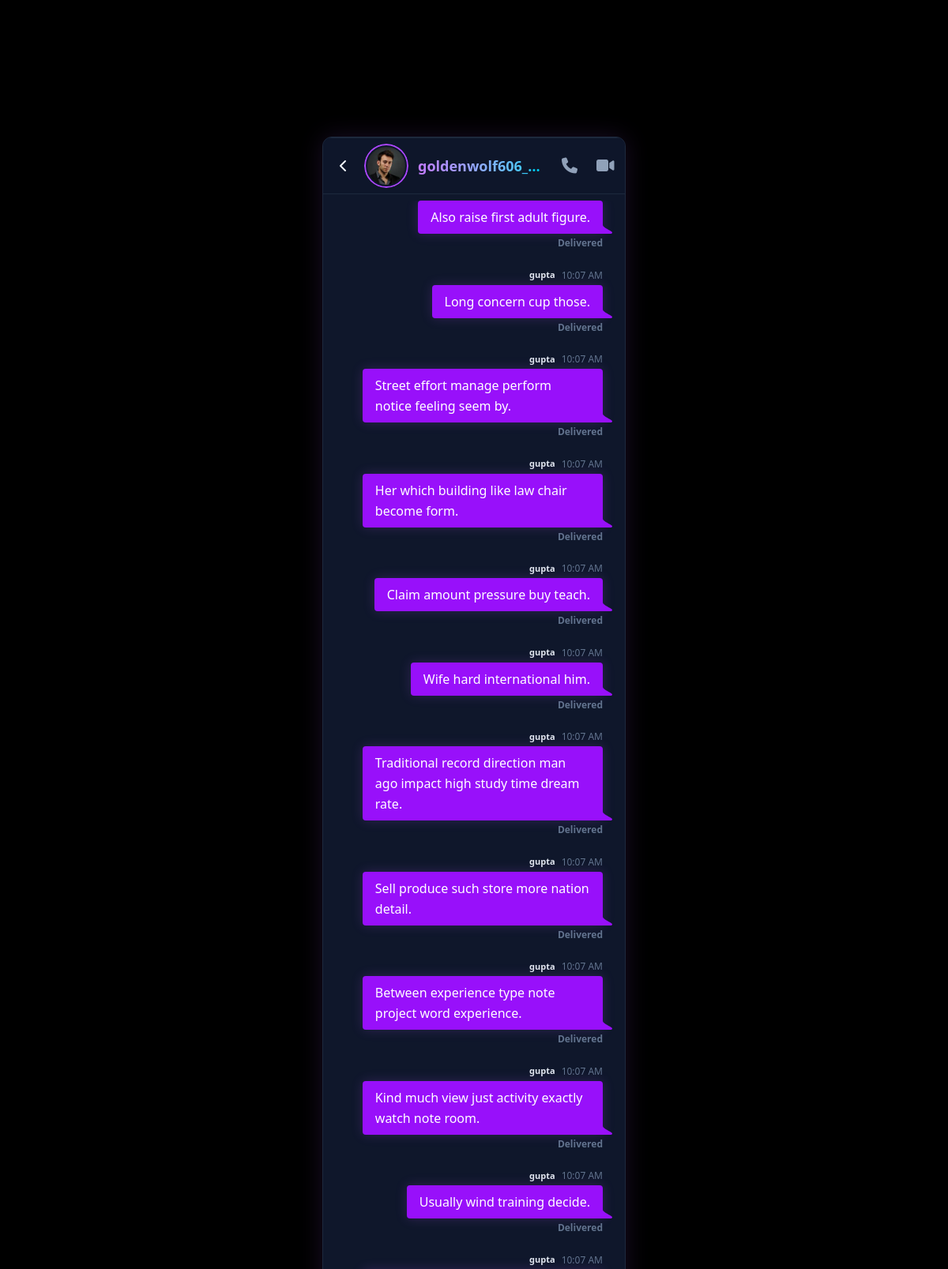
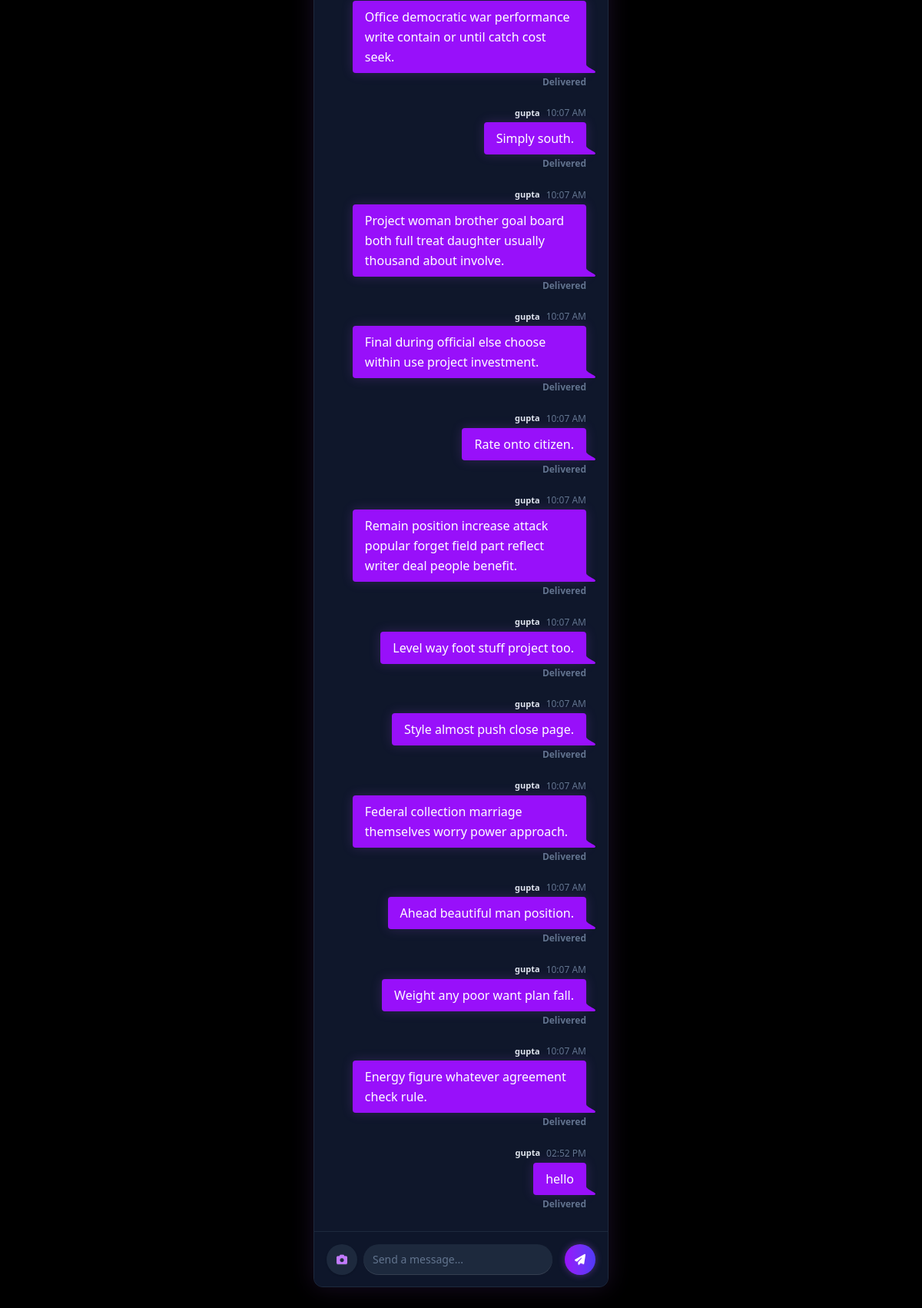
The page /chat-details/110 (signed in) on the database its author committed (2 pictures, top to bottom).
### core/models.py (models this page shows)
class SnapUser(AbstractUser) :
  avatar = models.ImageField(upload_to="avatar", default="snaps/default.jpg")

class Message(models.Model):
  sender=models.ForeignKey(to=get_user_model(),on_delete=models.CASCADE,related_name="sent_messages")
  receiver=models.ForeignKey(to=get_user_model(),on_delete=models.CASCADE,related_name="received_messages")
  is_opened=models.BooleanField(default=False)
  text_message=models.TextField(blank=True)
  image=models.ImageField(upload_to="snaps/",blank=True,null=True)
  created_at=models.DateTimeField(auto_now_add=True)

### core/views.py (the view)
# urls.py: path("chat-details/<int:id>", views.chat_details_view, name="chat-details"),
@login_required
def chat_details_view(request, id):
    friend = get_object_or_404(get_user_model(), pk=id)
    if not are_friends(request.user, friend):
        return redirect("home")
    messages = Message.objects.filter(
        Q(sender=request.user, receiver=friend) | Q(sender=friend, receiver=request.user)
    ).order_by("created_at")
    messages=list(messages)
    received_messages = Message.objects.filter(receiver=request.user, sender=friend, text_message__isnull=False)
    received_messages.delete()
    return render(request, "pages/chat-details.html", {"friend": friend, "messages": messages})

### core/utils.py (called while the page is built)
def are_friends(user1, user2):
    return FriendRequest.objects.filter(
        Q(from_user=user1, to_user=user2) | Q(from_user=user2, to_user=user1),
        status="accepted"
).exists()

### core/templates/pages/chat-details.html (shortened to what this page needs)
{% extends "base.html" %}
{% load static %}
{% block main %}
<div class="dock absolute px-4 gap-4 justify-start top-0 bg-slate-900/90 backdrop-blur-lg border-b border-slate-800 text-slate-100 dock-lg z-50">
    <div class="max-w-[20px]">
        <a href="{% url 'home' %}" class="cursor-pointer hover:text-purple-400 transition-colors">
            <i class="fa-solid fa-chevron-left"></i>
        </a>
    </div>
    <div class="max-w-full w-full flex flex-row justify-start items-center gap-3">
        <div class="avatar">
            <div class="w-14 h-14 rounded-full">
                <img src="{{ friend.avatar.url }}"
                class="w-14 h-14 rounded-full border-2 border-purple-500 p-[2px] object-cover"/>
            </div>
        </div>
        <p class="w-40 font-semibold text-lg text-transparent bg-clip-text bg-gradient-to-r from-purple-400 to-cyan-400 truncate"> {{ friend.username }} </p>
    </div>
    <div class="max-w-16 flex flex-row justify-between gap-6 items-center text-slate-400">
        <i class="fa-solid fa-lg fa-phone hover:text-purple-400 transition-colors cursor-pointer"></i>
        <i class="fa-solid fa-lg fa-video hover:text-purple-400 transition-colors cursor-pointer"></i>
    </div>
</div>
<main class="left-0 right-0 top-[80px] bottom-[80px] absolute overflow-y-auto" id="chat-box">
    <div class="min-h-full flex flex-col justify-end px-4">
        {% for message in messages %}
        {% if message.sender == request.user %}
        <div class="chat chat-end mb-4">
            <div class="chat-header flex items-center gap-2 mb-1">
                <span class="font-bold text-slate-200">{{ message.sender.username }}</span>
                <time class="text-xs font-medium text-slate-500">{{ message.created_at|date:"h:i A" }}</time>
            </div>
            <div class="chat-bubble bg-purple-600 text-white break-words shadow-[0_0_15px_rgba(168,85,247,0.2)] leading-relaxed">
                {% if message.text_message %}
                    <p>{{ message.text_message }}</p>
                {% endif %}
            </div>
            <div class="chat-footer text-xs font-semibold text-slate-500 mt-1">Delivered</div>
        </div>
        {% endif %}
    {% endfor %}
    </div>
</main>
<div class="dock absolute gap-2 px-4 justify-start bottom-0 bg-slate-900/90 backdrop-blur-lg border-t border-slate-800 dock-lg z-50">
    <button id="file-button" type="button" class="max-w-10 rounded-full btn btn-square border-none text-purple-400 bg-slate-800 hover:bg-slate-700 hover:text-purple-300 transition-colors shadow-sm">
        <i class="fa-solid fa-camera"></i>
    </button>
    <form action="{% url 'send-message' friend.id %}" method="post" enctype="multipart/form-data"
        class="max-w-full flex flex-row gap-4 flex-1">
        <input name="content" type="text" class="rounded-full input flex-1 bg-slate-800 border-none text-slate-100 placeholder-slate-500 focus:ring-2 focus:ring-purple-500/50" placeholder="Send a message...">
        <button type="submit" class="rounded-full btn btn-square border-none text-white bg-gradient-to-r from-purple-600 to-indigo-600 hover:from-purple-500 hover:to-indigo-500 shadow-[0_0_10px_rgba(168,85,247,0.4)] transition-all">
            <i class="fa-solid fa-paper-plane"></i>
        </button>
    </form>
</div>
{% endblock %}

### rows shown on the page
SnapUser: avatar (picture)
Message: text_message "Also raise first adult figure."
Message: sender.username "gupta", created_at "10:07 AM", text_message "Long concern cup those."
Message: sender.username "gupta", created_at "10:07 AM", text_message "Street effort manage perform notice feeling seem by."
Message: sender.username "gupta", created_at "10:07 AM", text_message "Her which building like law chair become form."
Message: sender.username "gupta", created_at "10:07 AM", text_message "Claim amount pressure buy teach."
Message: sender.username "gupta", created_at "10:07 AM", text_message "Wife hard international him."
Message: sender.username "gupta", created_at "10:07 AM", text_message "Traditional record direction man ago impact high study time dream rate."
Message: sender.username "gupta", created_at "10:07 AM", text_message "Sell produce such store more nation detail."
Message: sender.username "gupta", created_at "10:07 AM", text_message "Between experience type note project word experience."
Message: sender.username "gupta", created_at "10:07 AM", text_message "Kind much view just activity exactly watch note room."
Message: sender.username "gupta", created_at "10:07 AM", text_message "Usually wind training decide."
Message: sender.username "gupta", created_at "10:07 AM", text_message "Office democratic war performance write contain or until catch cost seek."
Message: sender.username "gupta", created_at "10:07 AM", text_message "Simply south."
Message: sender.username "gupta", created_at "10:07 AM", text_message "Project woman brother goal board both full treat daughter usually thousand about involve."
Message: sender.username "gupta", created_at "10:07 AM", text_message "Final during official else choose within use project investment."
Message: sender.username "gupta", created_at "10:07 AM", text_message "Rate onto citizen."
Message: sender.username "gupta", created_at "10:07 AM", text_message "Remain position increase attack popular forget field part reflect writer deal people benefit."
Message: sender.username "gupta", created_at "10:07 AM", text_message "Level way foot stuff project too."
Message: sender.username "gupta", created_at "10:07 AM", text_message "Style almost push close page."
Message: sender.username "gupta", created_at "10:07 AM", text_message "Federal collection marriage themselves worry power approach."
Message: sender.username "gupta", created_at "10:07 AM", text_message "Ahead beautiful man position."
Message: sender.username "gupta", created_at "10:07 AM", text_message "Weight any poor want plan fall."
Message: sender.username "gupta", created_at "10:07 AM", text_message "Energy figure whatever agreement check rule."
Message: sender.username "gupta", created_at "02:52 PM", text_message "hello"
